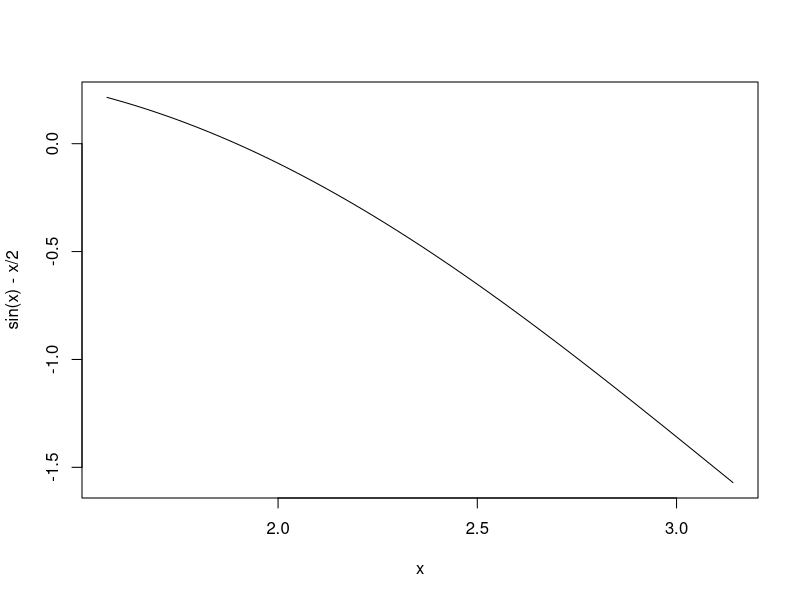

Write the R code that produced this figure.
# Định nghĩa phương pháp dây cung
secant <- function(f, x0, x1, tol = 1e-16, m = 100) 
  #x1,x2 tuong tu nhu a,b trong phuong phap chia doi.Tuy nhien x0, x1 ko co dinh va 
  #dc cap nhat sau moi lan lap 
  #tol la sai so cho phep, m la so lan lap toi da
{
  iter <- 0 # so lan lap 
  err <- 10*tol # khoi tao sai so 
  #Iters <- c()
  #Errs <- c()
  #Iters va Errs de luu tru du lieu de so sanh voi tol 
  while (err > tol) {
    iter <- iter + 1
    if (iter > m){
      warning("iterations maximum exceeded")
      break
    }
    xnew <- x1 - f(x1)*(x1 - x0) / (f(x1) - f(x0))
    err <- abs(xnew - x1)
 #   Iters[iter] = iter;
  #  Errs[iter] = err;
  #cap nhat x0, x1  
    x0 <- x1 
    x1 <- xnew
  }
  #hien thi so lan lap va cac sai so (so sanh do hoi tu)
  #out <- list(Iters, Errs) # khoi tao bien luu tru ket qua danh sach lap
  #return(out) # tra ve bien luu tru ket qua danh sach la
  return(x1)
}

# Định nghĩa hàm số
f <- function(x) {sin(x) - x/2}

# Gọi hàm secant với hàm số f, x0 = 0 và x1 = 1
root <- secant(f, pi/2, pi)

# In giá trị của root
print(root)
#out1 <- secant(f, pi/2, pi)
#ve bieu do hoi tu
#plot(out1[[1]], log(out1[[2]]), type = 'o')
#plot(out1[[1]], out1[[2]], type = 'o')
curve(sin(x)- x/2, from = pi/2, to = pi)


